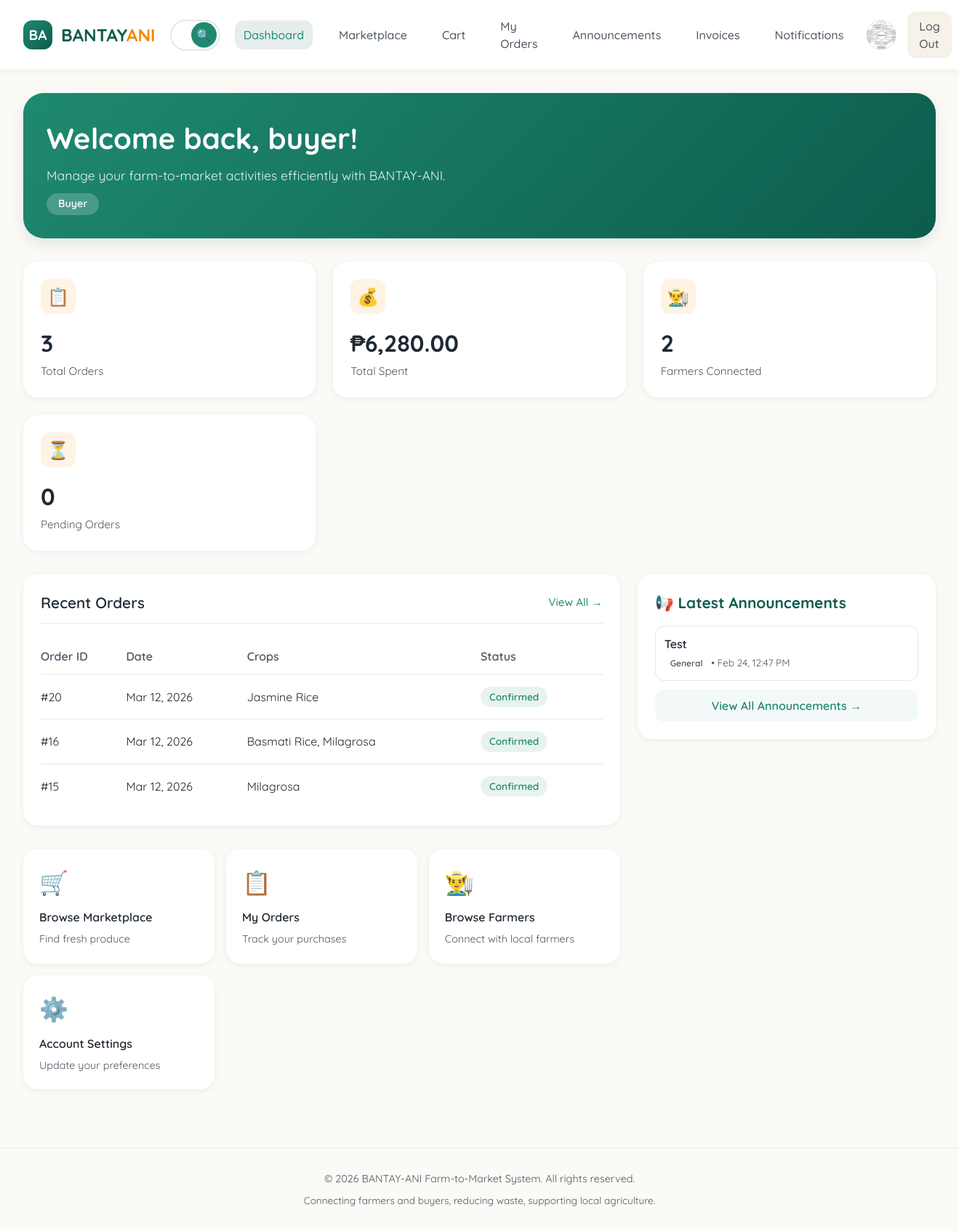
The app's page /index.php (signed in) with its own data.
### tables this page shows
CREATE TABLE `users` (
  `user_id` int(11) NOT NULL,
  `role` enum('Farmer','Buyer','Admin') NOT NULL,
  `first_name` varchar(45) NOT NULL,
  `middle_name` varchar(45) NOT NULL,
  `last_name` varchar(45) NOT NULL,
  `email` varchar(45) NOT NULL,
  `password` varchar(255) NOT NULL,
  `contact_number` varchar(45) DEFAULT NULL,
  `address` varchar(45) NOT NULL,
  `is_verified` tinyint(4) DEFAULT 0,
  `created_at` timestamp NULL DEFAULT current_timestamp(),
  `img_path` varchar(255) DEFAULT NULL
);

CREATE TABLE `orders` (
  `order_id` int(11) NOT NULL,
  `buyer_id` int(11) NOT NULL,
  `order_date` timestamp NULL DEFAULT current_timestamp(),
  `order_status` enum('Pending','Cancelled','Confirmed','Delivered','Shipped') DEFAULT 'Pending'
);

CREATE TABLE `announcements` (
  `announcement_id` int(11) NOT NULL,
  `title` varchar(255) NOT NULL,
  `content` text NOT NULL,
  `announcement_type` enum('General','Weather','System','Event','Alert') DEFAULT 'General',
  `priority` enum('Low','Medium','High','Urgent') DEFAULT 'Medium',
  `target_audience` enum('All','Farmers','Buyers') DEFAULT 'All',
  `created_by` int(11) NOT NULL,
  `created_at` timestamp NOT NULL DEFAULT current_timestamp(),
  `expires_at` datetime DEFAULT NULL,
  `is_active` tinyint(1) DEFAULT 1,
  `image_path` varchar(255) DEFAULT NULL,
  `views_count` int(11) DEFAULT 0
);

### index.php (the view, shortened to what the rows shown need)
<?php
include('includes/config.php');
$user_id = $_SESSION['user_id'];
$user_role = $_SESSION['role'];
$first_name = $_SESSION['first_name'];
$profile_img = null;
$stmt = $conn->prepare("SELECT img_path FROM users WHERE user_id = ?");
$stmt->bind_param("i", $user_id);
$stmt->execute();
$stmt->bind_result($profile_img);
if ($user_role === 'Farmer') {
    $profile_url = './farmer/profile.php';
} elseif ($user_role === 'Buyer') {
    $profile_url = './buyer/profile.php';
}
$recent_orders = [];
try {
    if ($user_role === 'Farmer') {
        $stmt = $conn->prepare("
            SELECT
                COUNT(DISTINCT fi.inventory_id) as active_listings,
                SUM(fi.quantity) as total_inventory,
                COALESCE(AVG(fi.price), 0) as avg_price,
                (SELECT COUNT(*) FROM orders o
                 JOIN order_items oi ON o.order_id = oi.order_id
                 JOIN crops_inventory ci ON oi.inventory_id = ci.inventory_id
                 WHERE ci.farmer_id = ? AND o.order_status = 'Pending') as pending_orders
            FROM crops_inventory fi
            WHERE fi.farmer_id = ?
        ");
        $stmt->bind_param('ii', $user_id, $user_id);
        $stmt->execute();
        $dashboard_data = $stmt->get_result()->fetch_assoc();
        $stmt->close();
        $stmt = $conn->prepare("
            SELECT c.crop_name, ci.harvest_date, ci.quantity
            FROM crops_inventory ci
            JOIN crops c ON ci.crop_id = c.crop_id
            WHERE ci.farmer_id = ? AND ci.harvest_date >= CURDATE()
            ORDER BY ci.harvest_date ASC
            LIMIT 3
        ");
        $stmt->bind_param('i', $user_id);
        $stmt->execute();
        $upcoming_harvests = $stmt->get_result()->fetch_all(MYSQLI_ASSOC);
        $stmt->close();
        $stmt = $conn->prepare("
            SELECT o.order_id, o.order_date, o.order_status,
                   GROUP_CONCAT(DISTINCT c.crop_name SEPARATOR ', ') as crops
            FROM orders o
            JOIN order_items oi ON o.order_id = oi.order_id
            JOIN crops_inventory ci ON oi.inventory_id = ci.inventory_id
            JOIN crops c ON ci.crop_id = c.crop_id
            WHERE ci.farmer_id = ?
            GROUP BY o.order_id
            ORDER BY o.order_date DESC
            LIMIT 5
        ");
        $stmt->bind_param('i', $user_id);
        $stmt->execute();
        $recent_orders = $stmt->get_result()->fetch_all(MYSQLI_ASSOC);
        $stmt->close();
    } elseif ($user_role === 'Buyer') {
        $stmt = $conn->prepare("
            SELECT o.order_id, o.order_date, o.order_status,
                   GROUP_CONCAT(DISTINCT c.crop_name SEPARATOR ', ') as crops,
                   COUNT(DISTINCT ci.farmer_id) as farmers_count
            FROM orders o
            JOIN order_items oi ON o.order_id = oi.order_id
            JOIN crops_inventory ci ON oi.inventory_id = ci.inventory_id
            JOIN crops c ON ci.crop_id = c.crop_id
            WHERE o.buyer_id = ?
            GROUP BY o.order_id
            ORDER BY o.order_date DESC
            LIMIT 5
        ");
        $stmt->bind_param('i', $user_id);
        $stmt->execute();
        $recent_orders = $stmt->get_result()->fetch_all(MYSQLI_ASSOC);
    }
} catch (Exception $e) {
    error_log("Dashboard error: " . $e->getMessage());
}
?>
<!DOCTYPE html>
<html lang="en">
<head>
</head>
<body>
    <nav class="navbar">
        <?php
            $profile_img = trim($profile_img ?? '');
            $absolute_path = $_SERVER['DOCUMENT_ROOT'] . '/bantayani/' . $profile_img;
            $public_path   = '/bantayani/' . $profile_img;
        ?>
        <div class="user-menu">
            <a href="<?= htmlspecialchars($profile_url) ?>" title="View Profile">
                <div class="user-avatar">
                    <?php if (!empty($profile_img) && file_exists($absolute_path)): ?>
                        <img src="<?= htmlspecialchars($public_path) ?>"
                             alt="Profile"
                             style="width:100%; height:100%; object-fit:cover; border-radius:50%;">
                    <?php else: ?>
                        <?= strtoupper(substr($first_name, 0, 1)) ?>
                    <?php endif; ?>
                </div>
            </a>
        </div>
    </nav>
    <main class="container">
        <div class="welcome-banner">
            <h1>Welcome back, <?= htmlspecialchars($first_name) ?>!</h1>
        </div>
        <div class="content-grid">
            <div>
                <div class="section-card">
                    <?php if (!empty($recent_orders)): ?>
                        <table class="data-table">
                            <thead>
                                <tr>
                                    <th>Order ID</th>
                                    <th>Date</th>
                                    <th>Crops</th>
                                    <th>Status</th>
                                </tr>
                            </thead>
                            <tbody>
                                <?php foreach ($recent_orders as $order): ?>
                                    <tr>
                                        <td>#<?= $order['order_id'] ?></td>
                                        <td><?= date('M d, Y', strtotime($order['order_date'])) ?></td>
                                        <td><?= htmlspecialchars($order['crops']) ?></td>
                                        <td>
                                            <span class="status-badge status-<?= strtolower($order['order_status']) ?>">
                                                <?= $order['order_status'] ?>
                                            </span>
                                        </td>
                                    </tr>
                                <?php endforeach; ?>
                            </tbody>
                        </table>
                    <?php else: ?>
                        <p style="color: var(--text-light); text-align: center; padding: 32px;">
                            No recent orders found.
                        </p>
                    <?php endif; ?>
                </div>
            </div>
            <div>
                <?php include 'includes/announcement_widget.php'; ?>
            </div>
        </div>
    </main>
</body>
</html>

### includes/announcement_widget.php (shortened to what the rows shown need)
<?php
$announcement_widget_query = "
    SELECT a.announcement_id, a.title, a.announcement_type, a.priority, a.created_at
    FROM announcements a
    LEFT JOIN announcement_views av ON a.announcement_id = av.announcement_id AND av.user_id = ?
    WHERE a.is_active = 1
    AND (a.target_audience = 'All' OR a.target_audience = ?)
    AND (a.expires_at IS NULL OR a.expires_at > NOW())
    AND av.view_id IS NULL
    ORDER BY
        CASE a.priority
            WHEN 'Urgent' THEN 1
            WHEN 'High' THEN 2
            WHEN 'Medium' THEN 3
            ELSE 4
        END,
        a.created_at DESC
    LIMIT 5
";
$stmt = $conn->prepare($announcement_widget_query);
$stmt->bind_param("is", $user_id, $user_role);
$stmt->execute();
$widget_announcements = $stmt->get_result()->fetch_all(MYSQLI_ASSOC);
?>
<div class="announcement-widget">
    <?php if (empty($widget_announcements)): ?>
        <div class="no-announcements">
            No new announcements
        </div>
    <?php else: ?>
        <?php foreach ($widget_announcements as $widget_ann): ?>
            <a href="announcements.php?view=<?= $widget_ann['announcement_id'] ?>"
               class="announcement-widget-item <?= $widget_ann['priority'] === 'Urgent' ? 'urgent' : '' ?>">
                <div class="announcement-widget-title">
                    <span><?= htmlspecialchars(substr($widget_ann['title'], 0, 50)) ?><?= strlen($widget_ann['title']) > 50 ? '...' : '' ?></span>
                </div>
                <div class="announcement-widget-meta">
                    <span class="announcement-badge badge-<?= strtolower($widget_ann['announcement_type']) ?>">
                        <?= $widget_ann['announcement_type'] ?>
                    </span>
                    • <?= date('M d, h:i A', strtotime($widget_ann['created_at'])) ?>
                </div>
            </a>
        <?php endforeach; ?>
    <?php endif; ?>
</div>

### records on screen
users: img_path (picture)
orders: order_id "20", order_date "Mar 12, 2026", crops "Jasmine Rice", order_status "Confirmed"
orders: order_id "16", order_date "Mar 12, 2026", crops "Basmati Rice, Milagrosa", order_status "Confirmed"
orders: order_id "15", order_date "Mar 12, 2026", crops "Milagrosa", order_status "Confirmed"
announcements: title "Test", announcement_type "General", created_at "Feb 24, 12:47 PM"

### other values on screen
$first_name "buyer"
$user_role "Buyer"
$dashboard_data['total_orders'] "3"
$dashboard_data['total_spent'] "6,280.00"
$dashboard_data['farmers_connected'] "2"
$dashboard_data['pending_orders'] "0"
